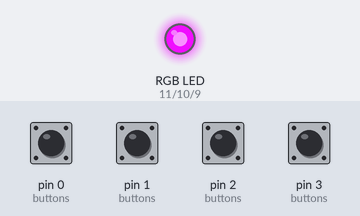
A sketch run on a simulated Arduino Uno, built with avr-gcc and run on an emulated ATmega328P. On the bench: an RGB LED mixed from three pins (HIGH = lit). The test bench sets the inputs (shaded band); at power-on: pin 0 (buttons), pin 1 (buttons), pin 2 (buttons), pin 3 (buttons) HIGH. Random numbers use the default seed unless the sketch sets one.

Above: at 1.27 s.
1.3 s: pin 1 (buttons) pulled LOW for 0.15 s
At 1.57 s:
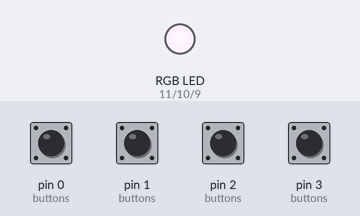
4.3 s: pin 0 (buttons) pulled LOW for 0.15 s
At 4.49 s:
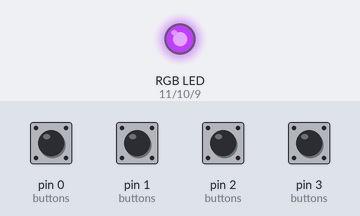
At 4.89 s:
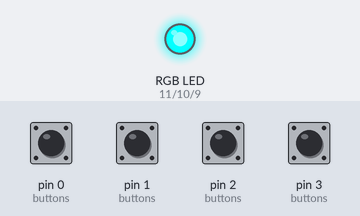
7.3 s: pin 3 (buttons) pulled LOW for 0.15 s
10.4 s: pin 2 (buttons) pulled LOW for 0.15 s
12.0 s: pin 3 (buttons) pulled LOW for 1 s
At 13.3 s:
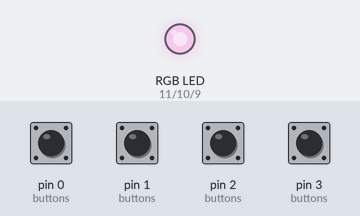
16.0 s: pin 0 (buttons) pulled LOW for 1 s
Timing chart, 0 to 20.0 s (numbered marks = the images above; inputs shaded):
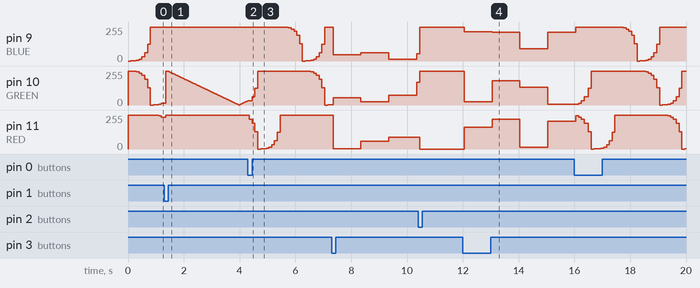

Measured:
- after the input at 4.3 s, pin 9 (BLUE): 255/255 → 254/255 after 1.3 s, → 252/255 0.10 s later, → 248/255 0.10 s later, → 240/255 0.10 s later, … (16 changes in this stretch); pin 11 (RED): 255/255 → 224/255 after 0.05 s, → 192/255 0.10 s later, → 128/255 0.10 s later, → 0/255 0.10 s later, … (14 changes in this stretch)
- after the input at 12.0 s, pin 9 (BLUE): 255/255 → 221/255 after 0.05 s, → 216/255 1.0 s later, → 92/255 1.0 s later, → 214/255 1.0 s later; pin 10 (GREEN): 255/255 → 25/255 after 0.05 s, → 182/255 1.0 s later, → 134/255 1.0 s later, → 4/255 1.0 s later

The sketch:

Glasses.ino
```cpp
#include "Glasses.h"

const int colors[3] = {RED, GREEN, BLUE};
const int buttons[4] = {BTN_1, BTN_2, BTN_3, BTN_4};

int mode = 0;

void setup ()
{
    for (int i = 0; i < 3; i++)
    {
        pinMode(colors[i], OUTPUT);
        digitalWrite(colors[i], 0);
    }

    for (int i = 0; i < 4; i++)
        pinMode(buttons[i], INPUT_PULLUP);

    randomSeed(analogRead(0));
}

void loop ()
{
    CheckButtons();
    Mode();
}

void Mode ()
{
    switch (mode)
    {
        case 0:
            Wave();
            break;

        case 1:
            SetColor(0, Breathe(), 0);
            break;

        case 2:
            SetColor(0xff0000);
            break;

        case 3:
            RandColor();
            break;
    }
}

void SetColor (byte red, byte green, byte blue)
{
    analogWrite(RED, 255 - red);
    analogWrite(GREEN, 255 - green);
    analogWrite(BLUE, 255 - blue);
}

void SetColor (uint32_t color)
{
    byte blue = color % 256;
    color /= 256;

    byte green = color % 256;
    color /= 256;

    byte red = color;

    SetColor(red, green, blue);
}

void CheckButtons ()
{
    for (int i = 0; i < 4; i++)
    {
        if (digitalRead(buttons[i]) == LOW)
        {
            mode = i;
            delay(50);
        }
    }
}
```

Glasses.h
```cpp
#ifndef GLASSES_H
#define GLASSES_H

#include <Arduino.h>

// LED
#define RED    11
#define GREEN  10
#define BLUE   9

// Buttons
#define BTN_1   0
#define BTN_2   1
#define BTN_3   2
#define BTN_4   3

// functions
void SetColor (byte red, byte green, byte blue);
void SetColor (uint32_t color);

void CheckButtons();

// Libs
#include "Utils.hpp"
#include "Modes.h"

#endif
```

Modes.cpp
```cpp
#include "Glasses.h"


uint8_t Breathe ()
{
    static uint32_t timer = 0;
    static uint8_t power = 0;
    static bool add = false;

    if (millis() < timer)
        return power;

    if (power == 255 || power == 0)
        add = !add;

    power += add ? 1 : -1;
    timer = millis() + BREATHE_INTERVAL;

    return power;
}

void Wave()
{
    static uint32_t timer = 0;
    static uint32_t color = WAVE_COLOR;

    if (millis() < timer)
        return;
    timer = millis() + WAVE_INTERVAL;

    SetColor(color);
    color = cycle_shift(color, 1);
}

void RandColor()
{
    static uint32_t timer = 0;

    if (millis() < timer)
        return;
    timer = millis() + RAND_INTERVAL;

    SetColor(random(255), random(255), random(255));
}
```

Modes.h
```cpp
#ifndef MODES_H
#define MODES_H

/* === Settings === */
// Breathe
#define BREATHE_INTERVAL 10

// Wave
#define WAVE_INTERVAL 100
#define WAVE_SHIFT 1
#define WAVE_COLOR 0x0000ff

// RandColor
#define RAND_INTERVAL 1000
/* ================= */

// Functions
uint8_t Breathe();
void Wave();
void RandColor();

#endif
```

Utils.hpp
```cpp
#ifndef UTILS_H
#define UTILS_H

// k > 0 - left shift
// k < 0 - right shift
template <typename T>
T cycle_shift(T n, int8_t k)
{
    if (k > 0)
        return n << k | n >> sizeof(n)*8 - k;
    else if (k < 0)
        return n >> -k | n << sizeof(n)*8 + k;

    return n;
}

#endif
```
